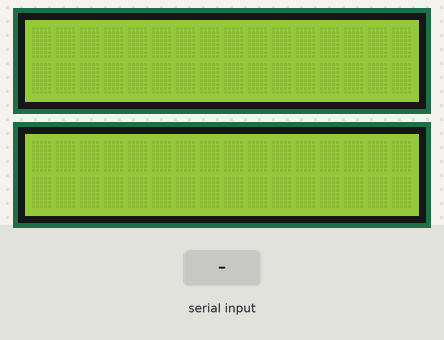
Simulated run of this sketch. Board: Arduino Uno, built with avr-gcc and run on an emulated ATmega328P. Parts: 2 × 16×2 character LCD. The inputs (shaded band) are chosen by the test bench.

Above: at 1.3 s.
1.4 s: "0\n" received over Serial
At 2.2 s:
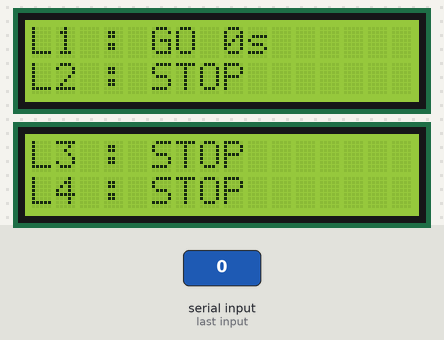
At 3.3 s:
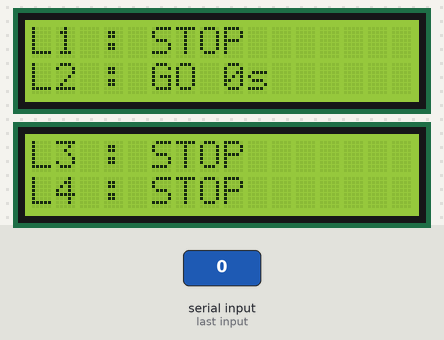
4.4 s: "90,45\n" received over Serial
At 6.3 s:
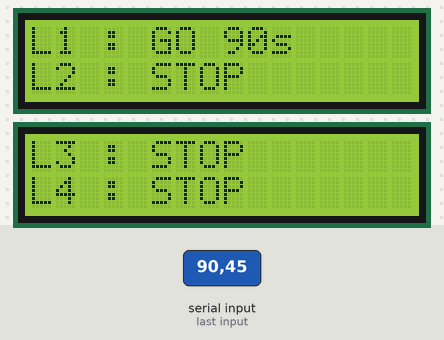
Timing chart, 0 to 7.8 s (numbered marks = the images above; inputs shaded):
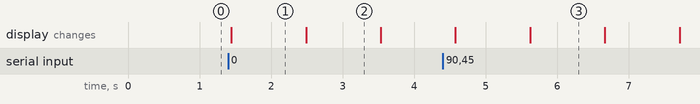

Measured:
- after the input at 1.4 s, the display: changes after 0.05 s (image 1)
- after the input at 4.4 s, the display: first differs from a run without the input after 1.2 s (image 3)
- what the display in image 1 shows lasts 1.1 s, from 1.4 s to 2.5 s

The sketch:

arduino.ino
```cpp
#include <Wire.h>
#include <LiquidCrystal_I2C.h>

LiquidCrystal_I2C lcd1(0x27, 16, 2);
LiquidCrystal_I2C lcd2(0x26, 16, 2);

int times[4];

void setup() {

  Serial.begin(9600);

  lcd1.init();
  lcd1.backlight();

  lcd2.init();
  lcd2.backlight();

  lcd1.clear();
  lcd2.clear();
}

void loop() {

  if (Serial.available()) {

    String data = Serial.readStringUntil('\n');

    sscanf(data.c_str(), "%d,%d,%d,%d",
           &times[0], &times[1], &times[2], &times[3]);

    runTrafficSystem();
  }
}

void displayLCD(int activeLane, int currentTimer) {

  // LCD 1
  lcd1.clear();

  // Lane 1
  lcd1.setCursor(0,0);

  if (activeLane == 0) {
    lcd1.print("L1 : GO ");
    lcd1.print(currentTimer);
    lcd1.print("s");
  }
  else {
    lcd1.print("L1 : STOP");
  }

  // Lane 2
  lcd1.setCursor(0,1);

  if (activeLane == 1) {
    lcd1.print("L2 : GO ");
    lcd1.print(currentTimer);
    lcd1.print("s");
  }
  else {
    lcd1.print("L2 : STOP");
  }


  // LCD 2
  lcd2.clear();

  // Lane 3
  lcd2.setCursor(0,0);

  if (activeLane == 2) {
    lcd2.print("L3 : GO ");
    lcd2.print(currentTimer);
    lcd2.print("s");
  }
  else {
    lcd2.print("L3 : STOP");
  }

  // Lane 4
  lcd2.setCursor(0,1);

  if (activeLane == 3) {
    lcd2.print("L4 : GO ");
    lcd2.print(currentTimer);
    lcd2.print("s");
  }
  else {
    lcd2.print("L4 : STOP");
  }
}

void runTrafficSystem() {

  for (int lane = 0; lane < 4; lane++) {

    for (int t = times[lane]; t >= 0; t--) {

      displayLCD(lane, t);

      delay(1000);
    }
  }
}
```
